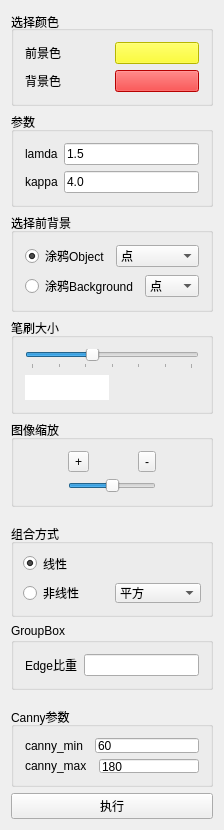
<?xml version="1.0" encoding="UTF-8"?>
<ui version="4.0">
 <class>ParamWidget</class>
 <widget class="QWidget" name="ParamWidget">
  <property name="geometry">
   <rect>
    <x>0</x>
    <y>0</y>
    <width>203</width>
    <height>753</height>
   </rect>
  </property>
  <property name="windowTitle">
   <string>ParamWidget</string>
  </property>
  <layout class="QVBoxLayout" name="verticalLayout">
   <property name="spacing">
    <number>6</number>
   </property>
   <item>
    <widget class="QGroupBox" name="groupBox_2">
     <property name="layoutDirection">
      <enum>Qt::LeftToRight</enum>
     </property>
     <property name="autoFillBackground">
      <bool>true</bool>
     </property>
     <property name="title">
      <string>选择颜色</string>
     </property>
     <property name="alignment">
      <set>Qt::AlignLeading|Qt::AlignLeft|Qt::AlignVCenter</set>
     </property>
     <property name="flat">
      <bool>false</bool>
     </property>
     <property name="checkable">
      <bool>false</bool>
     </property>
     <layout class="QGridLayout" name="gridLayout">
      <item row="0" column="0">
       <widget class="QLabel" name="label">
        <property name="text">
         <string>前景色</string>
        </property>
       </widget>
      </item>
      <item row="0" column="1">
       <widget class="QPushButton" name="ObjColorBt">
        <property name="autoFillBackground">
         <bool>false</bool>
        </property>
        <property name="styleSheet">
         <string notr="true">background-color: rgb(255, 255, 0);</string>
        </property>
        <property name="text">
         <string/>
        </property>
        <property name="shortcut">
         <string>Ctrl+O</string>
        </property>
        <property name="checkable">
         <bool>false</bool>
        </property>
        <property name="checked">
         <bool>false</bool>
        </property>
        <property name="autoDefault">
         <bool>false</bool>
        </property>
        <property name="flat">
         <bool>false</bool>
        </property>
       </widget>
      </item>
      <item row="1" column="0">
       <widget class="QLabel" name="label_2">
        <property name="text">
         <string>背景色</string>
        </property>
       </widget>
      </item>
      <item row="1" column="1">
       <widget class="QPushButton" name="BkgColorBt">
        <property name="autoFillBackground">
         <bool>false</bool>
        </property>
        <property name="styleSheet">
         <string notr="true">background-color: rgb(255, 0, 0);</string>
        </property>
        <property name="text">
         <string/>
        </property>
        <property name="shortcut">
         <string>Ctrl+O</string>
        </property>
        <property name="checkable">
         <bool>false</bool>
        </property>
        <property name="checked">
         <bool>false</bool>
        </property>
        <property name="autoDefault">
         <bool>false</bool>
        </property>
        <property name="default">
         <bool>false</bool>
        </property>
        <property name="flat">
         <bool>false</bool>
        </property>
       </widget>
      </item>
     </layout>
    </widget>
   </item>
   <item>
    <widget class="QGroupBox" name="groupBox_3">
     <property name="title">
      <string>参数</string>
     </property>
     <layout class="QGridLayout" name="gridLayout_2">
      <item row="0" column="0">
       <widget class="QLabel" name="label_6">
        <property name="text">
         <string>lamda</string>
        </property>
       </widget>
      </item>
      <item row="0" column="1">
       <widget class="QLineEdit" name="lamda_lineEdit">
        <property name="whatsThis">
         <string/>
        </property>
        <property name="inputMask">
         <string extracomment="alpha值"/>
        </property>
        <property name="text">
         <string>1.5</string>
        </property>
       </widget>
      </item>
      <item row="1" column="0">
       <widget class="QLabel" name="label_5">
        <property name="text">
         <string>kappa</string>
        </property>
       </widget>
      </item>
      <item row="1" column="1">
       <widget class="QLineEdit" name="kappa_lineEdit">
        <property name="whatsThis">
         <string/>
        </property>
        <property name="inputMask">
         <string extracomment="kappa值"/>
        </property>
        <property name="text">
         <string>4.0</string>
        </property>
       </widget>
      </item>
     </layout>
    </widget>
   </item>
   <item>
    <widget class="QGroupBox" name="groupBox">
     <property name="title">
      <string>选择前背景</string>
     </property>
     <layout class="QVBoxLayout" name="verticalLayout_3">
      <item>
       <layout class="QHBoxLayout" name="horizontalLayout" stretch="0,0">
        <property name="spacing">
         <number>6</number>
        </property>
        <item>
         <widget class="QRadioButton" name="paint_obj_radioButton">
          <property name="text">
           <string>涂鸦Object</string>
          </property>
          <property name="checked">
           <bool>true</bool>
          </property>
         </widget>
        </item>
        <item>
         <widget class="QComboBox" name="comboBox_obj">
          <item>
           <property name="text">
            <string>点</string>
           </property>
          </item>
          <item>
           <property name="text">
            <string>矩形</string>
           </property>
          </item>
         </widget>
        </item>
       </layout>
      </item>
      <item>
       <layout class="QHBoxLayout" name="horizontalLayout_6">
        <item>
         <widget class="QRadioButton" name="paint_bkg_radioButton">
          <property name="text">
           <string>涂鸦Background</string>
          </property>
          <property name="checked">
           <bool>false</bool>
          </property>
         </widget>
        </item>
        <item>
         <widget class="QComboBox" name="comboBox_bkg">
          <item>
           <property name="text">
            <string>点</string>
           </property>
          </item>
          <item>
           <property name="text">
            <string>矩形</string>
           </property>
          </item>
         </widget>
        </item>
       </layout>
      </item>
     </layout>
    </widget>
   </item>
   <item>
    <widget class="QGroupBox" name="groupBox_5">
     <property name="title">
      <string>笔刷大小</string>
     </property>
     <layout class="QGridLayout" name="gridLayout_5">
      <item row="0" column="0" colspan="2">
       <widget class="QSlider" name="dot_width_slider">
        <property name="minimum">
         <number>1</number>
        </property>
        <property name="maximum">
         <number>25</number>
        </property>
        <property name="pageStep">
         <number>5</number>
        </property>
        <property name="value">
         <number>10</number>
        </property>
        <property name="orientation">
         <enum>Qt::Horizontal</enum>
        </property>
        <property name="tickPosition">
         <enum>QSlider::TicksBelow</enum>
        </property>
        <property name="tickInterval">
         <number>4</number>
        </property>
       </widget>
      </item>
      <item row="1" column="0">
       <widget class="QLabel" name="dot_label_num">
        <property name="styleSheet">
         <string notr="true">background-color: rgb(255, 255, 255);</string>
        </property>
        <property name="frameShape">
         <enum>QFrame::NoFrame</enum>
        </property>
        <property name="frameShadow">
         <enum>QFrame::Plain</enum>
        </property>
        <property name="text">
         <string/>
        </property>
        <property name="alignment">
         <set>Qt::AlignCenter</set>
        </property>
       </widget>
      </item>
      <item row="1" column="1">
       <widget class="QLabel" name="dot_label">
        <property name="minimumSize">
         <size>
          <width>0</width>
          <height>25</height>
         </size>
        </property>
        <property name="styleSheet">
         <string notr="true"/>
        </property>
        <property name="frameShape">
         <enum>QFrame::NoFrame</enum>
        </property>
        <property name="frameShadow">
         <enum>QFrame::Plain</enum>
        </property>
        <property name="midLineWidth">
         <number>1</number>
        </property>
        <property name="text">
         <string/>
        </property>
        <property name="alignment">
         <set>Qt::AlignCenter</set>
        </property>
       </widget>
      </item>
     </layout>
    </widget>
   </item>
   <item>
    <widget class="QGroupBox" name="groupBox_4">
     <property name="title">
      <string>图像缩放</string>
     </property>
     <layout class="QGridLayout" name="gridLayout_6">
      <item row="0" column="0">
       <widget class="QToolButton" name="zoom_in">
        <property name="text">
         <string>+</string>
        </property>
       </widget>
      </item>
      <item row="0" column="1">
       <widget class="QToolButton" name="zoom_out">
        <property name="text">
         <string>-</string>
        </property>
       </widget>
      </item>
      <item row="1" column="0" colspan="2">
       <widget class="QSlider" name="image_slider">
        <property name="minimum">
         <number>-10</number>
        </property>
        <property name="maximum">
         <number>10</number>
        </property>
        <property name="singleStep">
         <number>1</number>
        </property>
        <property name="sliderPosition">
         <number>0</number>
        </property>
        <property name="orientation">
         <enum>Qt::Horizontal</enum>
        </property>
        <property name="invertedAppearance">
         <bool>false</bool>
        </property>
        <property name="invertedControls">
         <bool>false</bool>
        </property>
        <property name="tickInterval">
         <number>0</number>
        </property>
       </widget>
      </item>
     </layout>
    </widget>
   </item>
   <item>
    <widget class="QStackedWidget" name="stackedWidget">
     <property name="currentIndex">
      <number>1</number>
     </property>
     <widget class="QWidget" name="page">
      <layout class="QVBoxLayout" name="verticalLayout_2">
       <property name="spacing">
        <number>6</number>
       </property>
       <property name="sizeConstraint">
        <enum>QLayout::SetDefaultConstraint</enum>
       </property>
       <property name="leftMargin">
        <number>0</number>
       </property>
       <property name="rightMargin">
        <number>0</number>
       </property>
       <item>
        <widget class="QGroupBox" name="groupBox_13">
         <property name="minimumSize">
          <size>
           <width>0</width>
           <height>80</height>
          </size>
         </property>
         <property name="title">
          <string>Edge选项</string>
         </property>
         <layout class="QVBoxLayout" name="verticalLayout_6">
          <item>
           <widget class="QRadioButton" name="use_log_input">
            <property name="text">
             <string>使用LoG作为输入</string>
            </property>
            <property name="checked">
             <bool>true</bool>
            </property>
           </widget>
          </item>
          <item>
           <widget class="QRadioButton" name="use_canny_input">
            <property name="text">
             <string>使用Canny作为输入</string>
            </property>
           </widget>
          </item>
         </layout>
        </widget>
       </item>
       <item>
        <widget class="QGroupBox" name="groupBox_10">
         <property name="minimumSize">
          <size>
           <width>0</width>
           <height>80</height>
          </size>
         </property>
         <property name="title">
          <string>Canny选项</string>
         </property>
         <layout class="QVBoxLayout" name="verticalLayout_7">
          <item>
           <widget class="QCheckBox" name="canny_checkbox">
            <property name="text">
             <string>使用Canny增强边缘</string>
            </property>
           </widget>
          </item>
          <item>
           <widget class="QCheckBox" name="canny_erode_checkbox">
            <property name="enabled">
             <bool>false</bool>
            </property>
            <property name="text">
             <string>对Canny结果Erode</string>
            </property>
            <property name="checkable">
             <bool>true</bool>
            </property>
           </widget>
          </item>
         </layout>
        </widget>
       </item>
      </layout>
     </widget>
     <widget class="QWidget" name="page_2">
      <layout class="QVBoxLayout" name="verticalLayout_8">
       <property name="leftMargin">
        <number>0</number>
       </property>
       <property name="rightMargin">
        <number>0</number>
       </property>
       <item>
        <widget class="QGroupBox" name="groupBox_7">
         <property name="minimumSize">
          <size>
           <width>0</width>
           <height>80</height>
          </size>
         </property>
         <property name="title">
          <string>组合方式</string>
         </property>
         <layout class="QVBoxLayout" name="verticalLayout_5">
          <property name="spacing">
           <number>9</number>
          </property>
          <property name="leftMargin">
           <number>9</number>
          </property>
          <property name="topMargin">
           <number>9</number>
          </property>
          <property name="rightMargin">
           <number>9</number>
          </property>
          <item>
           <widget class="QRadioButton" name="linear_radioButton">
            <property name="text">
             <string>线性</string>
            </property>
            <property name="checked">
             <bool>true</bool>
            </property>
           </widget>
          </item>
          <item>
           <layout class="QHBoxLayout" name="horizontalLayout_2">
            <item>
             <widget class="QRadioButton" name="nolinear_radioButton">
              <property name="text">
               <string>非线性</string>
              </property>
             </widget>
            </item>
            <item>
             <widget class="QComboBox" name="comboBox">
              <item>
               <property name="text">
                <string>平方</string>
               </property>
              </item>
              <item>
               <property name="text">
                <string>立方</string>
               </property>
              </item>
             </widget>
            </item>
           </layout>
          </item>
         </layout>
        </widget>
       </item>
       <item>
        <widget class="QGroupBox" name="groupBox_8">
         <property name="title">
          <string>GroupBox</string>
         </property>
         <layout class="QHBoxLayout" name="horizontalLayout_3">
          <item>
           <widget class="QLabel" name="label_3">
            <property name="text">
             <string>Edge比重</string>
            </property>
           </widget>
          </item>
          <item>
           <widget class="QLineEdit" name="edge_weight_lineEdit"/>
          </item>
         </layout>
        </widget>
       </item>
      </layout>
     </widget>
    </widget>
   </item>
   <item>
    <widget class="QGroupBox" name="groupBox_6">
     <property name="minimumSize">
      <size>
       <width>0</width>
       <height>80</height>
      </size>
     </property>
     <property name="title">
      <string>Canny参数</string>
     </property>
     <layout class="QVBoxLayout" name="verticalLayout_4">
      <item>
       <layout class="QHBoxLayout" name="horizontalLayout_5">
        <property name="spacing">
         <number>12</number>
        </property>
        <item>
         <widget class="QLabel" name="label_7">
          <property name="text">
           <string>canny_min</string>
          </property>
         </widget>
        </item>
        <item>
         <widget class="QLineEdit" name="canny_min_edit">
          <property name="whatsThis">
           <string/>
          </property>
          <property name="inputMask">
           <string extracomment="alpha值"/>
          </property>
          <property name="text">
           <string>60</string>
          </property>
         </widget>
        </item>
       </layout>
      </item>
      <item>
       <layout class="QHBoxLayout" name="horizontalLayout_4">
        <property name="spacing">
         <number>12</number>
        </property>
        <item>
         <widget class="QLabel" name="label_8">
          <property name="text">
           <string>canny_max</string>
          </property>
         </widget>
        </item>
        <item>
         <widget class="QLineEdit" name="canny_max_edit">
          <property name="whatsThis">
           <string/>
          </property>
          <property name="inputMask">
           <string extracomment="kappa值"/>
          </property>
          <property name="text">
           <string>180</string>
          </property>
         </widget>
        </item>
       </layout>
      </item>
     </layout>
    </widget>
   </item>
   <item>
    <widget class="QPushButton" name="excute_bt">
     <property name="text">
      <string>执行</string>
     </property>
     <property name="shortcut">
      <string>Ctrl+X</string>
     </property>
     <property name="checkable">
      <bool>false</bool>
     </property>
     <property name="checked">
      <bool>false</bool>
     </property>
     <property name="autoRepeat">
      <bool>true</bool>
     </property>
    </widget>
   </item>
  </layout>
 </widget>
 <layoutdefault spacing="6" margin="11"/>
 <resources/>
 <connections/>
</ui>
